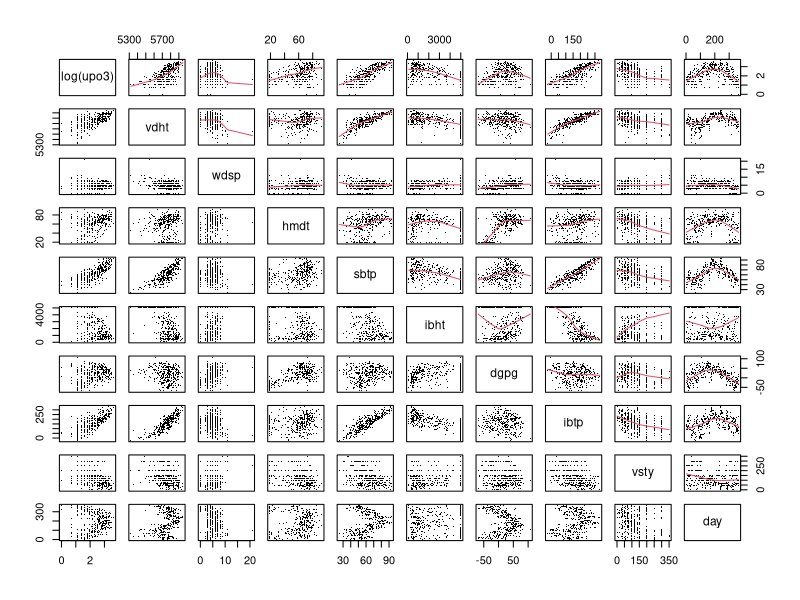
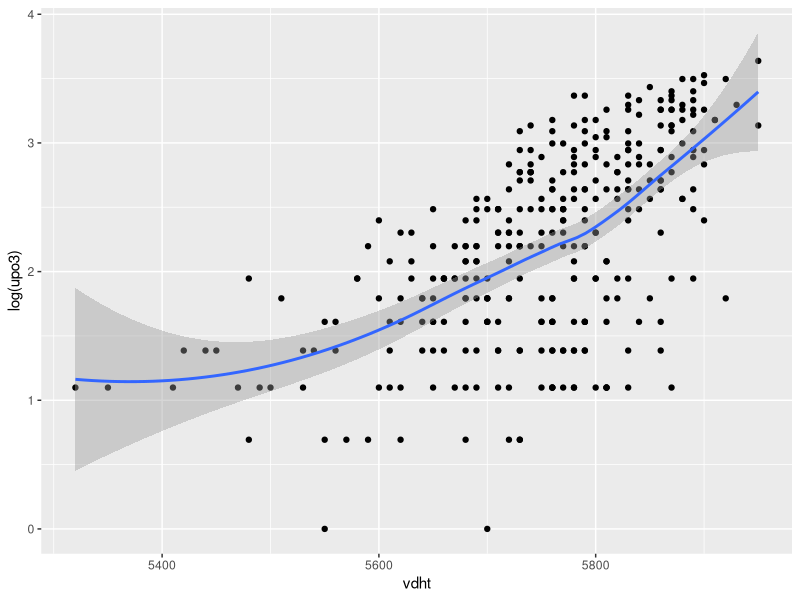
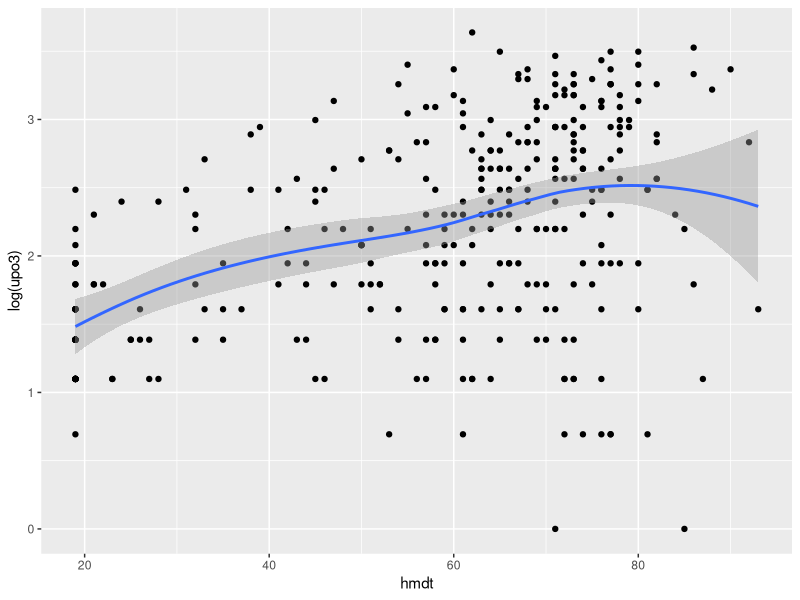
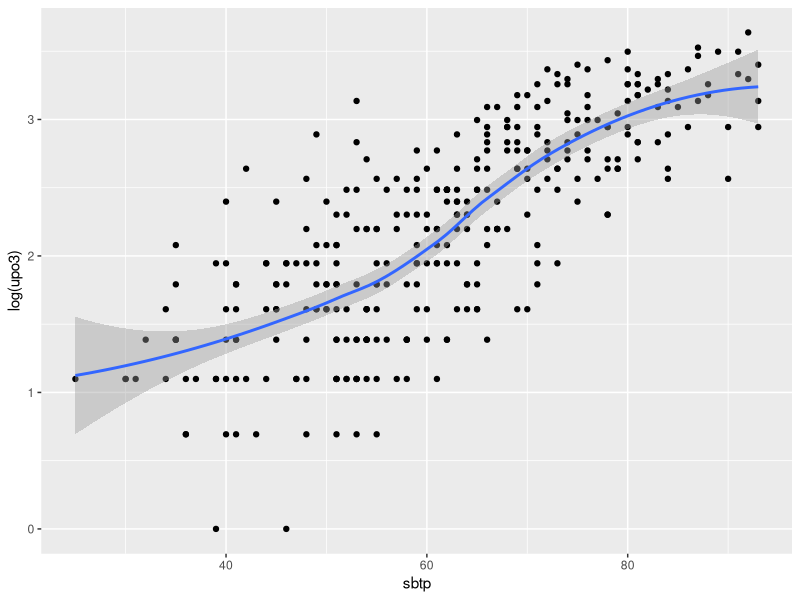
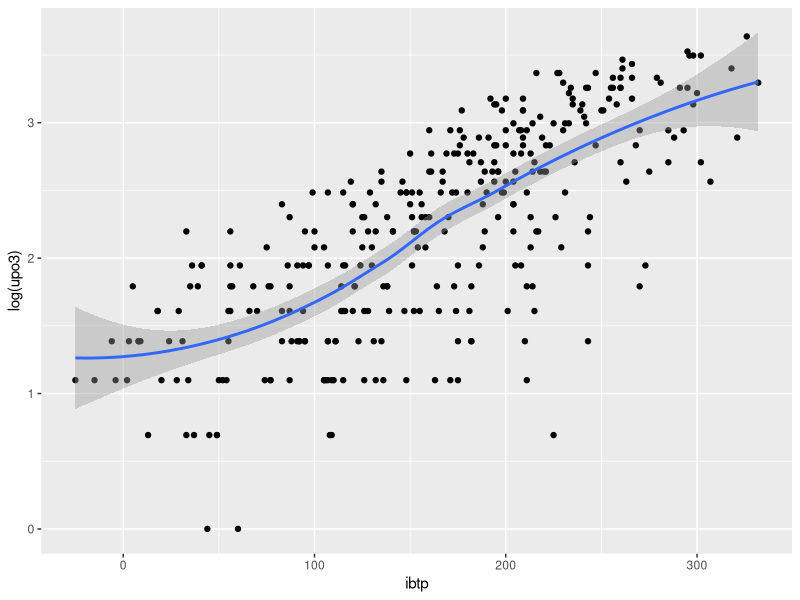
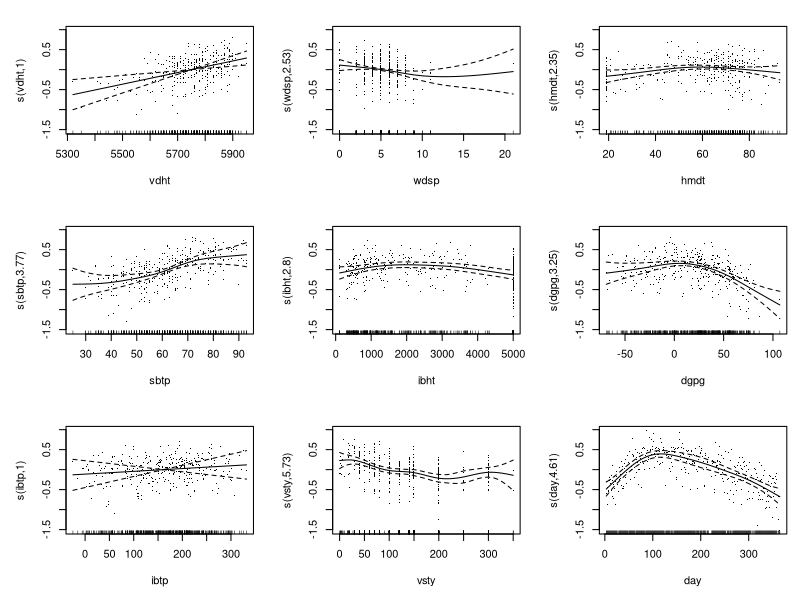

R code for these plots, in order:
## ---- chunk 1
# install.packages("gss")
data(ozone, package = "gss")
head(ozone)
## ---- chunk 2
pairs(log(upo3)~. ,
data = ozone,
pch = ".",
upper.panel = panel.smooth)

## ---- chunk 3
library(ggplot2)
ggplot(data = ozone,
  mapping = aes(y = log(upo3),
  x = vdht)) +
  geom_point() +
  geom_smooth()

ggplot(data = ozone,
  mapping = aes(y = log(upo3),
  x = hmdt)) +
  geom_point() +
  geom_smooth()

ggplot(data = ozone,
  mapping = aes(y = log(upo3),
  x = sbtp)) +
  geom_point() +
  geom_smooth()

ggplot(data = ozone,
  mapping = aes(y = log(upo3),
  x = ibtp)) +
  geom_point() +
  geom_smooth()
## ---- chunk 4
library(mgcv)
gam.03 <- gam(
  log(upo3) ~ s(vdht) + s(wdsp) + s(hmdt) +
               s(sbtp) + s(ibht) + s(dgpg) +
               s(ibtp) + s(vsty) + s(day),
  data = ozone,
)
gam.03
summary(gam.03)

## ---- chunk 5
plot(gam.03, residuals = TRUE, shade = TRUE, pages = 1)
